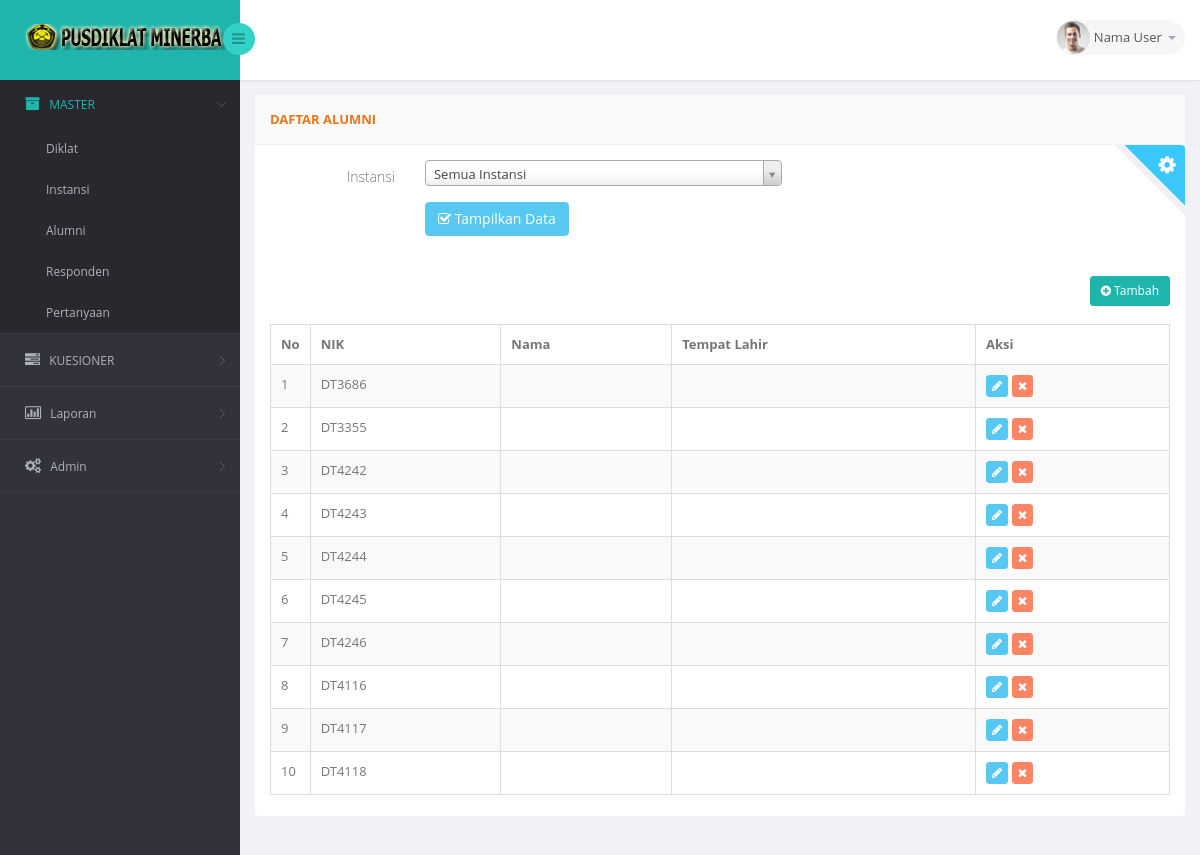
The app's page /index.php/rujukan/alumni with its own data.
### tables this page shows
CREATE TABLE `menu` (
  `menu_id` smallint(6) NOT NULL DEFAULT '0',
  `menu_group` varchar(30) DEFAULT NULL,
  `menu_name` varchar(50) DEFAULT NULL,
  `menu_parent` smallint(6) DEFAULT NULL,
  `url` varchar(100) DEFAULT NULL,
  `hide` smallint(6) DEFAULT NULL,
  `policy` varchar(50) DEFAULT '',
  `icon` varchar(30) DEFAULT NULL,
  PRIMARY KEY (`menu_id`)
);

CREATE TABLE `alumni` (
  `alumni_id` bigint(20) NOT NULL AUTO_INCREMENT,
  `nik` varchar(30) DEFAULT NULL,
  `nama` varchar(60) DEFAULT NULL,
  `tempat_lahir` varchar(30) DEFAULT NULL,
  `tgl_lahir` date DEFAULT NULL,
  `agama` varchar(20) DEFAULT NULL,
  `sex` varchar(10) DEFAULT NULL,
  `alamat` text,
  `email` varchar(25) DEFAULT NULL,
  `telepon` varchar(30) DEFAULT NULL,
  `instansi` varchar(50) DEFAULT NULL,
  `jabatan` varchar(30) DEFAULT NULL,
  `golongan` varchar(10) DEFAULT NULL,
  `alamat_kantor` text,
  `telepon_kantor` varchar(50) DEFAULT NULL,
  `provinsi` varchar(50) DEFAULT NULL,
  `kota` varchar(50) DEFAULT NULL,
  `klasifikasi_perusahaan` varchar(50) DEFAULT NULL,
  `riwayat_pendidikan` text,
  `pendidikan_ln` text,
  `pendidikan_khusus` text,
  `riwayat_jabatan` text,
  `riwayat_diklat_minerba` text,
  PRIMARY KEY (`alumni_id`)
);

### application/libraries/template.php (called while the page is built, shortened)
<?php if ( ! defined('BASEPATH')) exit('No direct script access allowed');
class template
{
	function load($setting)
	{
		$ci = & get_instance();
		$temp['inc_header']		= $ci->load->view('template/inc_header',$setting['page'],true);
		$temp['header']			= $ci->load->view('template/header',isset($setting['header'])?$setting['header']:'',true);
		$temp['sidebar_left']	= $ci->load->view('template/sidebar_left',$setting['sd_left'],true);
		$temp['sidebar_right']	= $ci->load->view('template/sidebar_right',isset($setting['sd_right'])?$setting['sd_right']:'',true);
		$temp['inc_footer']		= $ci->load->view('template/inc_footer',$setting['page'],true);
		return $temp;
	}
}
?>

### application/controllers/rujukan/alumni.php (called while the page is built, shortened)
<?php
class alumni extends CI_Controller {
     function __construct()
    {
        $this->load->model('/security/sys_menu_model');
        $this->load->model('/rujukan/alumni_model');
        $this->load->model('/rujukan/instansi_model');
    }
    function index()
    {
        $setting['sd_left']	= array('cur_menu'	=> "MASTER");
		$setting['page']	= array('pg_aktif'	=> "datatables");
		$template			= $this->template->load($setting);
		$data["isi"]  = 'rujukan/alumni_tambah';
		$data['result'] = $this->alumni_model->tampildata();
		$data["ket"]  = 'tambah';
		$data['list_instansi'] = $this->instansi_model->get_list(true);
		$template['konten']	= $this->load->view('rujukan/alumni_tampil',$data,true);
		$this->load->view('template/container',$template);
    }
}

### index.php (called while the page is built, shortened)
<?php
require_once BASEPATH.'core/CodeIgniter.php';

### application/models/mgeneral.php (called while the page is built, shortened)
<?php if ( ! defined('BASEPATH')) exit('No direct script access allowed');
class mgeneral extends CI_Model
{
	function getWhere($where,$tabel,$order_field="",$order_tipe="",$limit="",$limitend="") {
		$this->db->where($where);
		if($order_field!=""){ $this->db->order_by($order_field,$order_tipe); }
		return $this->db->get($tabel)->result();
	}
	function run_sql($query){
		$sql = "".$query."";
		$q = $this->db->query($sql);
		$r=null;
		if($q->num_rows() > 0){
			$r = $q->result();
		}
		return $r;
	}
}

### application/models/rujukan/instansi_model.php (called while the page is built, shortened)
<?php if (!defined('BASEPATH')) exit('No direct script access allowed');
class Instansi_model extends CI_Model
{
	function get_list($forFilter=false) {
		$sql = "select distinct instansi_id,nama from instansi ";
		$result = $this->mgeneral->run_sql($sql);
		if ($forFilter)
			$list["-1"] = 'Semua Instansi';
		else
			$list["-1"] = 'Pilih Instansi';
		if (isset($result))
			foreach ($result as $i) {
				$list[$i->instansi_id] = $i->nama;
			}
		return $list;
	}
}
?>

### application/models/rujukan/alumni_model.php (called while the page is built, shortened)
<?php if (!defined('BASEPATH')) exit('No direct script access allowed');
class Alumni_model extends CI_Model
{
    function tampildata()
    {
        return $this->db->query("select r.*  from alumni r   order by alumni_id");
    }
}
?>

### application/views/rujukan/alumni_tampil.php (the view, shortened to what this page needs)
<section id="main-content">
	<section class="wrapper">
		<div class="row">
			<div class="col-lg-12">
			<section class="panel">
				<header class="panel-heading">
					Daftar Alumni
				</header>
				<div class="feed-box">
					<div class="panel-body">
						<div class="corner-ribon blue-ribon">
						   <i class="fa fa-cog"></i>
						</div>
						<form class="form-horizontal" role="form">
							<div class="form-group">
								<label class="col-md-2 control-label">Instansi</label>
								<div class="col-md-5">
								</div>
							</div>
							<div class="form-group">
								<label class="col-md-2 control-label">&nbsp;</label>
								<button type="button" class="btn btn-info" id="search-btn" style="margin-left:15px;">
									<i class="fa fa-check-square-o"></i> Tampilkan Data
								</button>
							</div>
						</form>
					</div>
			</div>
				<div class="panel-body">
				   <div class="row">
						<div class="col-sm-12">
							<div class="pull-right">
								 <a href="#alumniModal" data-toggle="modal" class="btn btn-primary btn-sm" style="margin-top:-5px;" onclick="alumniAdd();"><i class="fa fa-plus-circle"></i> Tambah</a>
							 </div>
						</div>
					</div>
					  <br />
				   <div class="adv-table">
					<table class="display table table-bordered table-striped" id="alumni-tbl">
					<thead>
						<tr>
							  <th style="width:1%">No</th>
							  <th>NIK</th>
							  <th>Nama</th>
							  <th>Tempat Lahir</th>
							  <th>Aksi</th>
						</tr>
					</thead>
					<tbody>
					  <?php $no=1;
						if ($result->result() != null){
						   foreach($result->result() as $datafield){ ?>
							<tr class="odd gradeX">
							   <td><?php echo $no; ?></td>
							   <td><?php echo $datafield->nik; ?></td>
							   <td><?php echo $datafield->nama; ?></td>
							   <td><?php echo $datafield->tempat_lahir; ?></td>
							  <td>
								<a href="#alumniModal" data-toggle="modal"  class="btn btn-info btn-xs" title="Edit"  onclick="alumniEdit('<?php echo $datafield->alumni_id;?>')"><i class="fa fa-pencil"></i></a>
								<span class="tip">
								<a id="delete_row" class="btn btn-danger btn-xs" href="#" onclick="alumniDelete('<?php echo $datafield->alumni_id;?>')" title="Delete"><i class="fa fa-times"></i></a>
							  </td>
							</tr>
							<?php $no++; }
						}else { ?>
							<tr class="odd gradeX">
							   <td colspan="5">Data tidak ditemukan</td>
							  </tr>
						<? }?>
					  </tbody>
					</table>
					</div>
				</div>
			</section>
            </div>
		</div>
	</section>
</section>

### application/views/template/inc_header.php (shortened to what this page needs)
<link href="<?=base_url("static")?>/bs3/css/bootstrap.min.css" rel="stylesheet">
<link href="<?=base_url("static")?>/js/jquery-ui/jquery-ui-1.10.1.custom.min.css" rel="stylesheet">
<link href="<?=base_url("static")?>/js/select2/select2.css" rel="stylesheet">
<link href="<?=base_url("static")?>/js/gritter/css/jquery.gritter.css" rel="stylesheet" type="text/css" />
<link href="<?=base_url("static")?>/css/bootstrap-reset.css" rel="stylesheet">
<link href="<?=base_url("static")?>/font-awesome/css/font-awesome.css" rel="stylesheet">
<link href="<?=base_url("static")?>/js/jvector-map/jquery-jvectormap-1.2.2.css" rel="stylesheet">
<link href="<?=base_url("static")?>/css/clndr.css" rel="stylesheet">
<link href="<?=base_url("static")?>/css/style.css" rel="stylesheet">
<link href="<?=base_url("static")?>/css/style-responsive.css" rel="stylesheet"/>
<link href="<?=base_url("static")?>/js/fs-scroller/jquery.mCustomScrollbar.min.css" rel="stylesheet"/>
<link href="<?=base_url("static")?>/js/bootstrap-datepicker/css/datepicker.css" rel="stylesheet"/>
<?php switch($pg_aktif):
case "dashboard":?>
    <?php case "datatables": ?>
		 <link href="<?=base_url("static")?>/js/advanced-datatable/css/demo_table.css" rel="stylesheet" />
		<link rel="stylesheet" href="<?=base_url("static")?>/js/data-tables/DT_bootstrap.css" />
	<?php break; ?>
<?php endswitch; ?>

### application/views/template/header.php (shortened to what this page needs)
<header class="header fixed-top clearfix">
    <div class="brand">
        <a href="<?=base_url()?>" class="logo">
            <img src="<?=base_url("static")?>/images/logo.png" alt="">
        </a>
        <div class="sidebar-toggle-box">
            <div class="fa fa-bars"></div>
        </div>
    </div>
    <div class="top-nav clearfix">
        <ul class="nav pull-right top-menu">
            <li class="dropdown">
                <a data-toggle="dropdown" class="dropdown-toggle" href="#">
                    <img alt="" src="<?=base_url("static")?>/images/avatar1_small.jpg">
                    <span class="username">Nama User</span>
                    <b class="caret"></b>
                </a>
            </li>
        </ul>
    </div>
</header>

### application/views/template/sidebar_left.php
   <?php
	$menu	= $this->mgeneral->getWhere(array('hide'=>"0"),"menu","menu_id","ASC");
	foreach($menu as $m):
		if($m->menu_parent==""):
			$menuUtama[] = $m;
		else:
			$subMenu[$m->menu_parent][] = $m;
		endif;
	endforeach;
?>
   <aside>
   	<div id="sidebar" class="nav-collapse">
           <div class="leftside-navigation">
               <ul class="sidebar-menu" id="nav-accordion">
				<?php foreach($menuUtama as $mu):
					if(count($subMenu[$mu->menu_id])!=0):
						$clsMenu = "sub-menu";
						$link	 = "javascript:;";
					else:
						$clsMenu = "";
						$link	 = base_url()."".$mu->url;
					endif;
				?>
					<li class="<?=$clsMenu?>">
                       	<?php if($cur_menu==$mu->menu_group): $aktif='class="active"'; else: $aktif=""; endif; ?>
                           <a href="<?=$link?>" <?=$aktif?> ><i class="fa <?=$mu->icon?>"></i> <span><?=$mu->menu_name?></span></a>
                           <?php
							if($clsMenu!=""):
								echo '<ul class="sub">';
								foreach($subMenu[$mu->menu_id] as $sm):
						?>
                           			<li><a href="<?=base_url()."".$sm->url?>"><?=$sm->menu_name?></a></li>
                           <?php
								endforeach;
								echo '</ul>';
							endif;
						?>
                       </li>
				<?php endforeach;?>
               </ul>
           </div>
       </div>
   </aside>

### application/views/template/container.php (shortened to what this page needs)
<!DOCTYPE html>
<html lang="en">
<head><?=$inc_header?></head>
<body>
    <section id="container">
        <?=$header?>
        <?=$sidebar_left?>
            <?=$konten?>
    </section>
</body>
</html>

### static/js/advanced-datatable/css/demo_table.css (style rules this page uses)
table.display { margin: 0 auto; clear: both; width: 100%; }
table.display thead th { padding: 3px 18px 3px 10px; border-bottom: 1px solid black; font-weight: bold; cursor: pointer; * cursor: hand; }
table.display td { padding: 3px 10px; }
table.display tr.odd.gradeX { background-color: #ffdddd; }
tr.odd { background-color: #E2E4FF; }
table.display tr.gradeX { background-color: #ffdddd; }

### records on screen
menu: menu_name "MASTER"
menu: menu_name "Diklat"
menu: menu_name "Instansi"
menu: menu_name "Alumni"
menu: menu_name "Responden"
menu: menu_name "Pertanyaan"
menu: menu_name "KUESIONER"
menu: menu_name "Laporan"
menu: menu_name "Admin"
alumni: nik "DT3686"
alumni: nik "DT3355"
alumni: nik "DT4242"
alumni: nik "DT4243"
alumni: nik "DT4244"
alumni: nik "DT4245"
alumni: nik "DT4246"
alumni: nik "DT4116"
alumni: nik "DT4117"
alumni: nik "DT4118"
